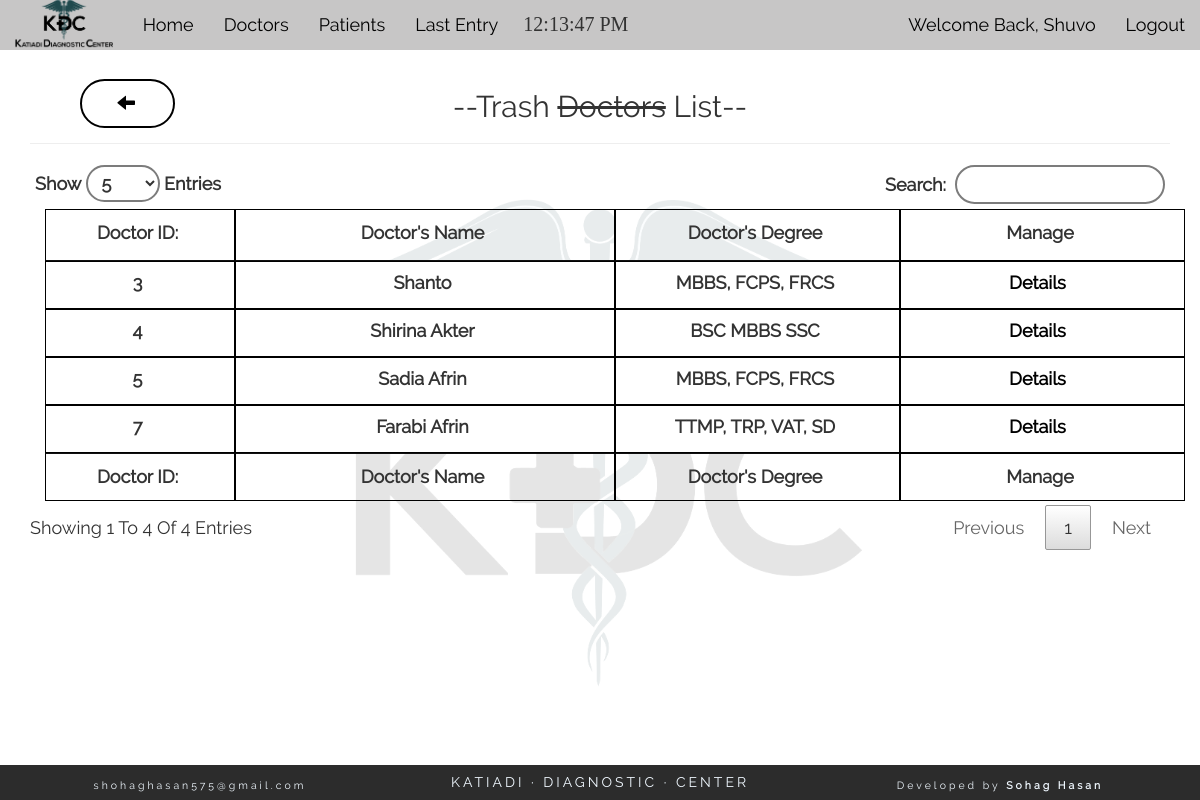
Before: /doc_trash.php (signed in) with the older database file.
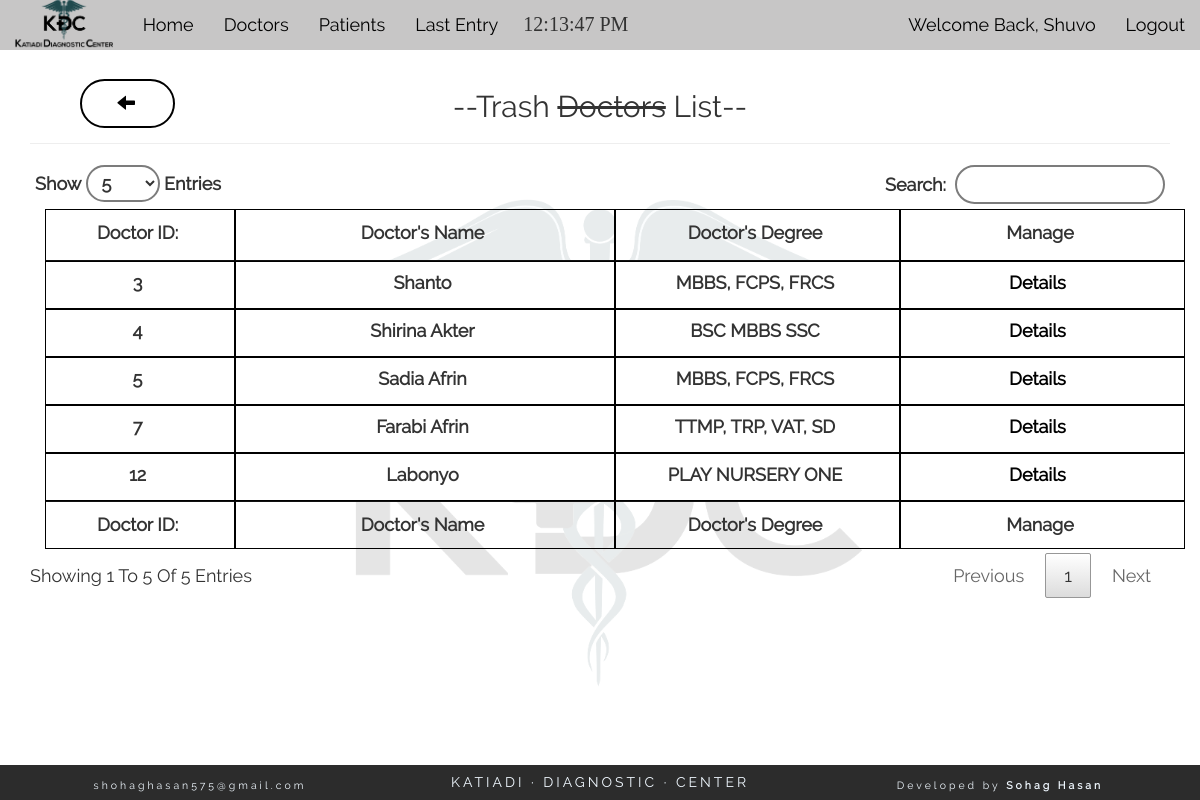
After: the same page with the newer database file.
### tables this page shows
CREATE TABLE "doctor" (
	`doctor_id`	INTEGER NOT NULL PRIMARY KEY AUTOINCREMENT,
	`d_name`	varchar(200) NOT NULL,
	`age`	int(11) NOT NULL,
	`sex`	varchar(15) NOT NULL,
	`degree`	varchar(200) NOT NULL,
	`status`	int(1) NOT NULL
);

### doc_trash.php (the view, shortened to what this page needs)
<?php
	if(isset($_SESSION['username'])){
	require('config.php');
	$sel= "SELECT * FROM doctor WHERE doctor_id AND status='0'";
	$res= $db-> query($sel);
?>
<section class="container-fluid text-center">
	<div class="col-md-12"  style="position: relative;">
	<h2 class="title text-center">--Trash <del>Doctors</del> List--</h2>
	<hr><div class="col-md-12">
			<a title="Back" class="back_button" href="view_doctor.php"><span class="glyphicon glyphicon-arrow-left" aria-hidden="true"></span></a>
		</div>
		<table id="datatable" class="container-fluid" cellspacing="0">
        <thead>
            <tr class="row">
                <th class="col-md-2 text-center b_1"><label for="">Doctor ID:</label></th>
                <th class="col-md-4 text-center b_1"><label for="">Doctor's Name</label></th>
                <th class="col-md-3 text-center b_1"><label for="">Doctor's Degree</label></th>
                <th class="col-md-3 text-center b_1"><label for="">Manage</label></th>
            </tr>
        </thead>
		<tfoot>
            <tr class="row">
                <th class="col-md-2 text-center bb_1 b_1"><label for="">Doctor ID:</label></th>
                <th class="col-md-4 text-center bb_1 b_1"><label for="">Doctor's Name</label></th>
                <th class="col-md-3 text-center bb_1 b_1"><label for="">Doctor's Degree</label></th>
                <th class="col-md-3 text-center bb_1 b_1"><label for="">Manage</label></th>
            </tr>
        </tfoot>
		<tbody>
		<?php while($data=$res->fetchArray(SQLITE3_ASSOC)){ ?>
			<tr class="row hover">
                <td class="col-md-2 bb_1 b_1"><label for=""><?php echo $data['doctor_id']; ?></label></td>
                <td class="col-md-4 bb_1 textone b_1"><label for=""><?php echo $data['d_name']; ?></label></td>
                <td class="col-md-3 bb_1 textone b_1"><label for=""><?php echo $data['degree']; ?></label></td>
                <td class="col-md-3 bb_1 b_1"><label for=""><a class="manag" id="detail" href="doc_details.php?d=<?php echo $data['doctor_id']; ?>">Details</a></label></td>
            </tr>
		 <?php } ?>
		 </tbody>
		</table>
			</div>
</section>
	<?php get_footer(); }else{
		header('location: login.php');
	} ?>

Changed rows visible on the page:
now on this page (row edited): doctor: doctor_id "12", d_name "Labonyo", degree "PLAY NURSERY ONE"
Other visible differences:
text written by a page script: "Show Entries Search: Showing 1 To 4 Of 4 Entries Previous 1 Next" → "Show Entries Search: Showing 1 To 5 Of 5 Entries Previous 1 Next"
